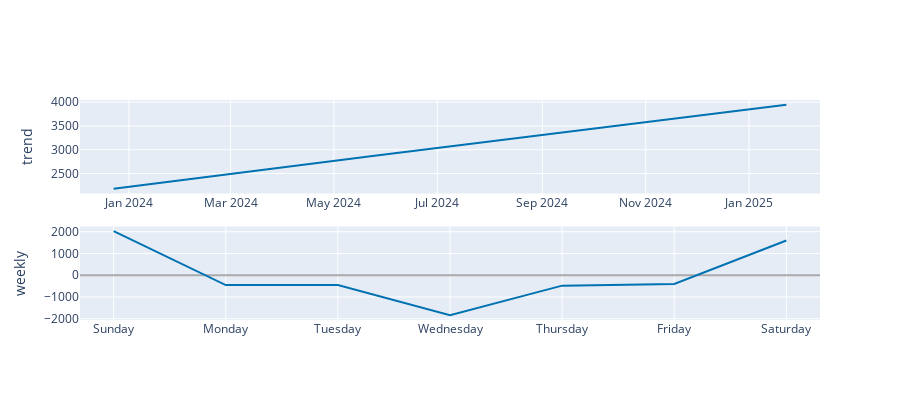

Write notebook code for a chart like this one.
### Code cell
plot_components_plotly(m, forecast)

### Figure 1 — Plotly figure (JSON) as saved in the notebook; plotly's stock layout.template omitted (floating-point values rounded to 4 significant figures; data arrays with more than 128 entries replaced by an {"elided": "..."} marker saying what was removed)
{"data": [{"line": {"color": "#0072B2", "width": 2}, "mode": "lines", "name": "trend", "type": "scatter", "x": {"elided": "263 str values"}, "xaxis": "x", "y": {"elided": "263 float values"}, "yaxis": "y"}, {"line": {"color": "rgba(0, 114, 178, 0.2)", "width": 0}, "mode": "lines", "name": "trend_upper", "type": "scatter", "x": {"elided": "263 str values"}, "xaxis": "x", "y": {"elided": "263 float values"}, "yaxis": "y"}, {"fill": "tonexty", "fillcolor": "rgba(0, 114, 178, 0.2)", "line": {"color": "rgba(0, 114, 178, 0.2)", "width": 0}, "mode": "lines", "name": "trend_lower", "type": "scatter", "x": {"elided": "263 str values"}, "xaxis": "x", "y": {"elided": "263 float values"}, "yaxis": "y"}, {"line": {"color": "#0072B2", "width": 2}, "mode": "lines", "name": "weekly", "type": "scatter", "x": ["2017-01-01T00:00:00", "2017-01-02T00:00:00", "2017-01-03T00:00:00", "2017-01-04T00:00:00", "2017-01-05T00:00:00", "2017-01-06T00:00:00", "2017-01-07T00:00:00"], "xaxis": "x2", "y": [2026.0, -450.3, -450.3, -1843.0, -478.3, -400.1, 1596.0], "yaxis": "y2"}], "layout": {"height": 400, "showlegend": false, "width": 900, "xaxis": {"anchor": "y", "domain": [0, 1], "range": ["2023-12-03T03:36:00", "2025-02-11T20:24:00"], "type": "date"}, "xaxis2": {"anchor": "y2", "domain": [0, 1], "range": ["2016-12-31T16:48:00", "2017-01-07T07:12:00"], "tickformat": "%A", "type": "date"}, "yaxis": {"anchor": "x", "domain": [0.575, 1], "rangemode": "normal", "title": {"text": "trend"}, "zerolinecolor": "#AAA"}, "yaxis2": {"anchor": "x2", "domain": [0, 0.425], "title": {"text": "weekly"}, "zerolinecolor": "#AAA"}}}
